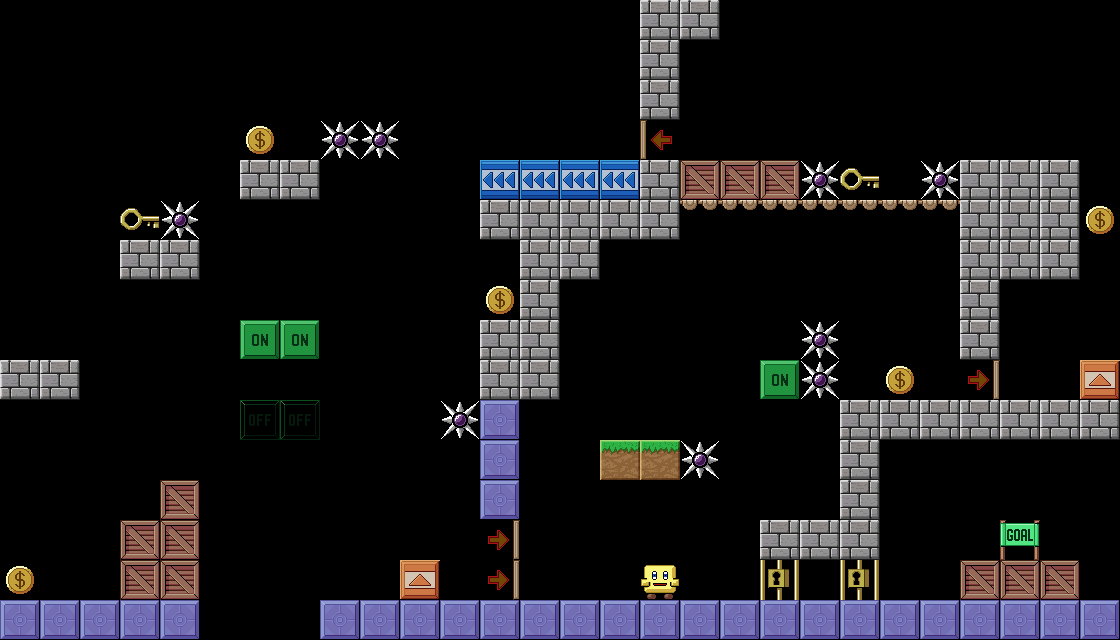

Below is a game level as drawn by its tile map, then a one-line description and the .tmx file that defines it, in full:
An orthogonal 28x16 tile map with 40x40 px tiles, 1 tile layer (Level12).

<map version="1.1" tiledversion="2018.09.12" orientation="orthogonal" renderorder="right-down" width="28" height="16" tilewidth="40" tileheight="40" infinite="0" nextlayerid="24" nextobjectid="1">
 <tileset firstgid="1" source="TileSetLevels.tsx" />
 <layer id="23" name="Level12" width="28" height="16">
  <data encoding="csv">
0,0,0,0,0,0,0,0,0,0,0,0,0,0,0,0,15,15,0,0,0,0,0,0,0,0,0,0,
0,0,0,0,0,0,0,0,0,0,0,0,0,0,0,0,15,0,0,0,0,0,0,0,0,0,0,0,
0,0,0,0,0,0,0,0,0,0,0,0,0,0,0,0,15,0,0,0,0,0,0,0,0,0,0,0,
0,0,0,0,0,0,4,0,5,5,0,0,0,0,0,0,19,0,0,0,0,0,0,0,0,0,0,0,
0,0,0,0,0,0,15,15,0,0,0,0,12,12,12,12,15,17,17,17,5,6,0,5,15,15,15,0,
0,0,0,6,5,0,0,0,0,0,0,0,15,15,15,15,15,18,18,18,18,18,18,18,15,15,15,4,
0,0,0,15,15,0,0,0,0,0,0,0,0,15,15,0,0,0,0,0,0,0,0,0,15,15,15,0,
0,0,0,0,0,0,0,0,0,0,0,0,4,15,0,0,0,0,0,0,0,0,0,0,15,0,0,0,
0,0,0,0,0,0,11,11,0,0,0,0,15,15,0,0,0,0,0,0,5,0,0,0,15,0,0,0,
15,15,0,0,0,0,0,0,0,0,0,0,15,15,0,0,0,0,0,11,5,0,4,0,20,0,0,8,
0,0,0,0,0,0,7,7,0,0,0,5,16,0,0,0,0,0,0,0,0,15,15,15,15,15,15,15,
0,0,0,0,0,0,0,0,0,0,0,0,16,0,0,14,14,5,0,0,0,15,0,0,0,0,0,0,
0,0,0,0,17,0,0,0,0,0,0,0,16,0,0,0,0,0,0,0,0,15,0,0,0,0,0,0,
0,0,0,17,17,0,0,0,0,0,0,0,20,0,0,0,0,0,0,15,15,15,0,0,0,3,0,0,
4,0,0,17,17,0,0,0,0,0,8,0,20,0,0,0,2,0,0,10,0,10,0,0,17,17,17,0,
16,16,16,16,16,0,0,0,16,16,16,16,16,16,16,16,16,16,16,16,16,16,16,16,16,16,16,16
</data>
 </layer>
</map>
